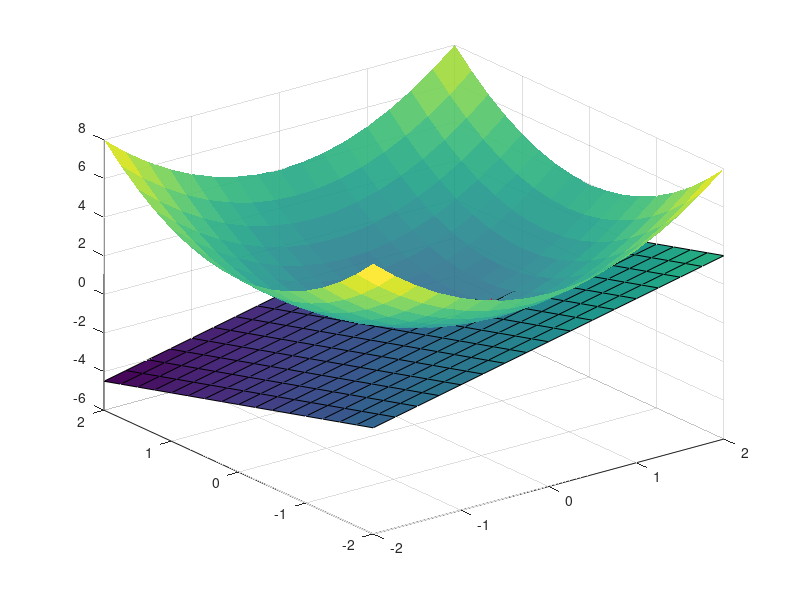

The MATLAB source for this figure:
f = @(x,y) x.^2 + y.^2;
[xx,yy] = meshgrid(-2:0.25:2);
[fx,fy] = gradient(f(xx,yy),0.25);
x0=0.5;y0=-0.5;
t = (xx == x0) & (yy == y0);
indt = find(t);
fx0 = fx(indt);
fy0 = fy(indt);
z = @(x,y) f(x0,y0) + fx0*(x-x0) + fy0*(y-y0);%切平面
surf(xx,yy,f(xx,yy),'EdgeAlpha',0.7,'FaceAlpha',0.9)
hold on
surf(xx,yy,z(xx,yy))
plot3(x0,y0,f(x0,y0),'r*')